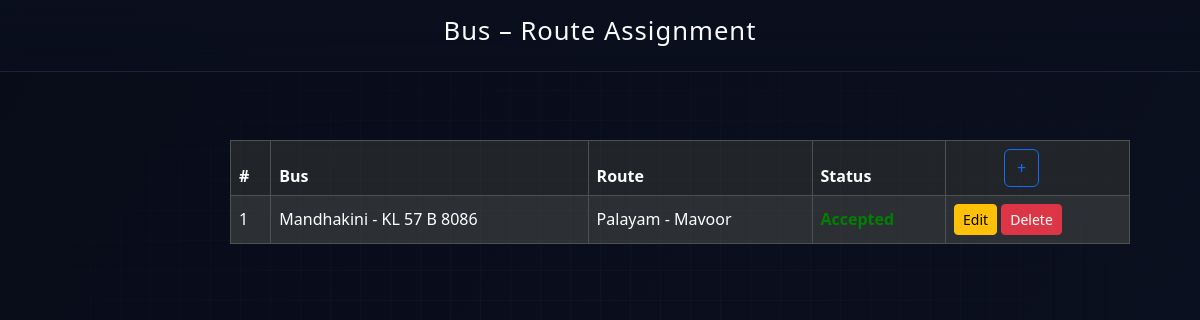
Before: /assignbusroute (signed in) with the older database file.
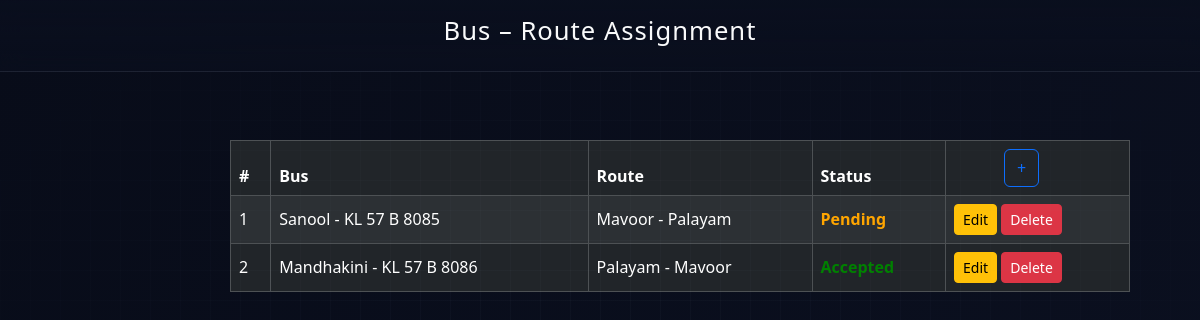
After: the same page with the newer database file.
### busapp/models.py (models this page shows)
class AssignBusRoute(models.Model):
    BusId = models.ForeignKey(BusModel, on_delete=models.CASCADE, null=True, blank=True)
    RouteId = models.ForeignKey(BusRoutesModel, on_delete=models.CASCADE, null=True, blank=True)
    status = models.CharField(max_length=100, null=True, blank=True, default='Pending')

class BusModel(models.Model):
    OwnerId = models.ForeignKey(OwnerModel, on_delete=models.CASCADE, null=True, blank=True)
    name = models.CharField(max_length=100, null=True, blank=True)
    Number = models.CharField(max_length=100, null=True, blank=True)
    Type = models.CharField(max_length=100, null=True, blank=True)
    capacity = models.CharField(max_length=100, null=True, blank=True)
    image = models.FileField(upload_to='busimages', null=True, blank=True)

class BusRoutesModel(models.Model):
    source = models.CharField(max_length=100, null=True, blank=True)
    destination = models.CharField(max_length=100, null=True, blank=True)
    created_at = models.DateField(auto_now_add=True)
    updated_at = models.DateField(auto_now=True)

### busapp/views.py (the view, shortened to what this page needs)
# urls.py: path('assignbusroute', AssignBusRouteView.as_view(), name='assignbusroute'),
class AssignBusRouteView(View):
    def get(self, request):
        c = request.session['login_id']
        routes = BusRoutesModel.objects.all()
        all_buses = BusModel.objects.filter(OwnerId__Login_ID__id=c)
        unassigned_buses = all_buses.exclude(
            id__in=AssignBusRoute.objects.values_list("BusId_id", flat=True)
        )
        assigned = AssignBusRoute.objects.filter(BusId__OwnerId__Login_ID__id=c)
        return render(request, 'BusOwner/AssignBusRoute.html', {
            'routes': routes,
            'bus': unassigned_buses,      # for Add Modal
            'all_buses': all_buses,       # for Edit Modal
            'assigned': assigned
        })

### templates/BusOwner/AssignBusRoute.html (shortened to what this page needs)
{% load static %}
<html lang="en">
<head>
  <link href="https://cdn.jsdelivr.net/npm/bootstrap@5.3.2/dist/css/bootstrap.min.css" rel="stylesheet">
  <link rel="stylesheet" href="{% static 'css/dash.css' %}">
</head>
<body>
  <header>
    <h1>Bus – Route Assignment</h1>
  </header>
<div class="container mt-5 text-center">
<div class="d-flex justify-content-center">
  <table class="table table-dark table-striped table-bordered align-middle" style="width: 900px; margin-left: 180px;">
    <thead>
      <tr>
        <th>#</th>
        <th>Bus</th>
        <th>Route</th>
        <th>Status</th>
        <th>
          <button class="btn btn-outline-primary" style="margin-left: 50px;" data-bs-toggle="modal" data-bs-target="#assignModal">+</button>
        </th>
      </tr>
    </thead>
    <tbody>
      {% if assigned %}
        {% for i in assigned %}
        <tr>
          <td>{{ forloop.counter }}</td>
          <td>{{ i.BusId.name }} - {{ i.BusId.Number }}</td>
          <td>{{ i.RouteId.source }} - {{ i.RouteId.destination }}</td>
          {% if i.status == "Pending" %}
          <td style="color: orange;"><b>{{ i.status }}</b></td>
          {% elif i.status == "Accepted" %}
          <td style="color: green;"><b>{{ i.status }}</b></td>
          {% elif i.status == "Rejected" %}
          <td style="color: red;"><b>{{ i.status }}</b></td>
          {% else %}
          <td>Send Complaint To Admin</td>
          {% endif %}
          <td>
            <button class="btn btn-sm btn-warning editBtn"
                    data-bs-toggle="modal"
                    data-bs-target="#editModal"
                    data-id="{{ i.id }}"
                    data-busid="{{ i.BusId.id }}"
                    data-routeid="{{ i.RouteId.id }}">
              Edit
            </button>
            <button class="btn btn-sm btn-danger" onclick="window.location='/assignbusroute/delete/{{i.id}}/'">Delete</button>
          </td>
        </tr>
        {% endfor %}
      {% else %}
        <tr>
          <td colspan="4" class="text-center">No Signed Buses</td>
        </tr>
      {% endif %}
    </tbody>
  </table>
</div>
</body>
</html>

### static/css/dash.css (style rules this page uses)
html { scroll-behavior: smooth; }
* { -webkit-tap-highlight-color: transparent; margin: 0; padding: 0; box-sizing: border-box; }
body { font-family: 'Segoe UI', Tahoma, Geneva, Verdana, sans-serif; color: #e5e7eb; background: linear-gradient(120deg, #080c19, #0b1020, #0a0f1e); background-size: 200% 200%; animation: aurora 26s ease infinite; min-height: 100vh; display: flex; flex-direction: column; }
body::before { content: ""; position: fixed; inset: 0; background-image: linear-gradient(rgba(148,163,184,0.05) 1px, transparent 1px), linear-gradient(90deg, rgba(148,163,184,0.05) 1px, transparent 1px); background-size: 30px 30px; mask-image: radial-gradient(100% 100% at 50% 50%, rgba(255,255,255,0.9), transparent 70%); pointer-events: none; z-index: 0; }
header { position: sticky; top: 0; z-index: 50; text-align: center; padding: 1rem; background: linear-gradient(180deg, rgba(10,15,30,0.85), rgba(10,15,30,0.6)); border-bottom: 1px solid rgba(148,163,184,0.14); backdrop-filter: blur(12px); cursor: pointer; transition: background .2s ease, box-shadow .2s ease; }
header h1 { color: #f9fafb; font-size: 1.6rem; letter-spacing: 1px; }
.container { padding: 20px; display: grid; grid-template-columns: repeat(4, 1fr); gap: 20px; justify-items: center; }
@media (max-width: 1200px) { .container { grid-template-columns: repeat(3, 1fr); } }

Changed rows visible on the page:
added AssignBusRoute: BusId.name "Sanool", BusId.Number "KL 57 B 8085", RouteId.source "Mavoor", RouteId.destination "Palayam", status "Pending"
